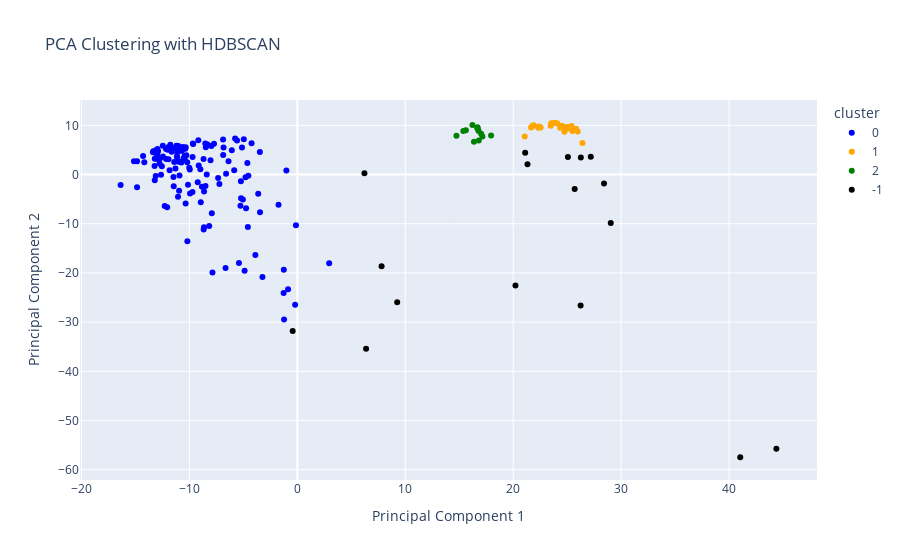

Notebook cell for this chart:
### Code cell
# Creating an interactive scatter plot with hover functionality
fig_h = px.scatter(
    hd_clust,
    x='PCA1',
    y='PCA2',
    color='cluster',
    color_discrete_map= {
    "-1": 'black',
    "0": 'blue',
    "1": 'orange',
    "2": 'green',
    "3": 'grey'},
    hover_data={'ms_code': True, 'ms_name': True, 'year': True, 'cluster': True,
    'PCA1': False, 'PCA2': False},
    title="PCA Clustering with HDBSCAN",
    labels={"PCA1": "Principal Component 1", "PCA2": "Principal Component 2"}
)

# Displaying the plot
fig_h.show()

fig_h.write_html("outputs/interactive_pca_plot with hdbscan test.html", auto_play=False)

### Figure 1 — Plotly figure (JSON) as saved in the notebook; plotly's stock layout.template omitted (floating-point values rounded to 4 significant figures; data arrays with more than 128 entries replaced by an {"elided": "..."} marker saying what was removed)
{"data": [{"customdata": {"elided": "136x4 mixed values"}, "hovertemplate": "cluster=%{customdata[3]}<br>ms_code=%{customdata[0]}<br>ms_name=%{customdata[1]}<br>year=%{customdata[2]}<extra></extra>", "legendgroup": "0", "marker": {"color": "blue", "symbol": "circle"}, "mode": "markers", "name": "0", "orientation": "v", "showlegend": true, "type": "scatter", "x": {"elided": "136 float values"}, "xaxis": "x", "y": {"elided": "136 float values"}, "yaxis": "y"}, {"customdata": [["ALB", "ALBANIA", 2024, "1"], ["BEL", "BELGIUM", 2024, "1"], ["BGR", "BULGARIA", 2024, "1"], ["CZE", "CZECH REPUBLIC", 2024, "1"], ["DEU", "GERMANY", 2024, "1"], ["DNK", "DENMARK", 2024, "1"], ["ESP", "SPAIN", 2024, "1"], ["EST", "ESTONIA", 2024, "1"], ["FIN", "FINLAND", 2024, "1"], ["GRC", "GREECE", 2024, "1"], ["HRV", "CROATIA", 2024, "1"], ["ISL", "ICELAND", 2024, "1"], ["ITA", "ITALY", 2024, "1"], ["KOR", "REPUBLIC OF KOREA", 2024, "1"], ["LTU", "LITHUANIA", 2024, "1"], ["LUX", "LUXEMBOURG", 2024, "1"], ["LVA", "LATVIA", 2024, "1"], ["MCO", "MONACO", 2024, "1"], ["MNE", "MONTENEGRO", 2024, "1"], ["NLD", "NETHERLANDS", 2024, "1"], ["NOR", "NORWAY", 2024, "1"], ["POL", "POLAND", 2024, "1"], ["PRT", "PORTUGAL", 2024, "1"], ["ROU", "ROMANIA", 2024, "1"], ["SVK", "SLOVAKIA", 2024, "1"], ["SVN", "SLOVENIA", 2024, "1"], ["SWE", "SWEDEN", 2024, "1"]], "hovertemplate": "cluster=%{customdata[3]}<br>ms_code=%{customdata[0]}<br>ms_name=%{customdata[1]}<br>year=%{customdata[2]}<extra></extra>", "legendgroup": "1", "marker": {"color": "orange", "symbol": "circle"}, "mode": "markers", "name": "1", "orientation": "v", "showlegend": true, "type": "scatter", "x": [25.1, 23.8, 24.49, 26.41, 25.83, 25.4, 22.4, 25.63, 22.54, 21.9, 25.48, 22.31, 24.74, 21.07, 25.98, 24.07, 25.39, 24.99, 23.6, 24.34, 21.77, 25.33, 23.52, 25.69, 24.86, 23.47, 21.65], "xaxis": "x", "y": [9.651, 10.53, 9.937, 6.435, 9.286, 9.851, 9.768, 9.237, 9.582, 10.05, 8.838, 9.515, 8.676, 7.744, 8.734, 10.42, 9.578, 9.291, 10.32, 9.518, 9.875, 9.368, 10.43, 9.043, 9.659, 9.908, 9.553], "yaxis": "y"}, {"customdata": [["AND", "ANDORRA", 2024, "2"], ["AUT", "AUSTRIA", 2024, "2"], ["BIH", "BOSNIA AND HERZEGOVINA", 2024, "2"], ["CHE", "SWITZERLAND", 2024, "2"], ["CYP", "CYPRUS", 2024, "2"], ["IRL", "IRELAND", 2024, "2"], ["JPN", "JAPAN", 2024, "2"], ["LIE", "LIECHTENSTEIN", 2024, "2"], ["MDA", "REPUBLIC OF MOLDOVA", 2024, "2"], ["MLT", "MALTA", 2024, "2"], ["NZL", "NEW ZEALAND", 2024, "2"], ["SMR", "SAN MARINO", 2024, "2"], ["TUR", "TURKEY", 2024, "2"]], "hovertemplate": "cluster=%{customdata[3]}<br>ms_code=%{customdata[0]}<br>ms_name=%{customdata[1]}<br>year=%{customdata[2]}<extra></extra>", "legendgroup": "2", "marker": {"color": "green", "symbol": "circle"}, "mode": "markers", "name": "2", "orientation": "v", "showlegend": true, "type": "scatter", "x": [16.71, 17.95, 17.15, 16.81, 15.62, 16.69, 16.36, 16.67, 17.03, 16.22, 15.38, 16.79, 14.74], "xaxis": "x", "y": [9.287, 7.927, 7.721, 6.919, 9.027, 9.614, 6.678, 9.469, 8.312, 10.06, 8.838, 8.847, 7.867], "yaxis": "y"}, {"customdata": [["AUS", "AUSTRALIA", 2024, "-1"], ["CAN", "CANADA", 2024, "-1"], ["DMA", "DOMINICA", 2024, "-1"], ["FRA", "FRANCE", 2024, "-1"], ["FSM", "MICRONESIA (FEDERATED STATES OF)", 2024, "-1"], ["GBR", "UNITED KINGDOM", 2024, "-1"], ["GEO", "GEORGIA", 2024, "-1"], ["HUN", "HUNGARY", 2024, "-1"], ["ISR", "ISRAEL", 2024, "-1"], ["LBR", "LIBERIA", 2024, "-1"], ["MHL", "MARSHALL ISLANDS", 2024, "-1"], ["MKD", "THE FORMER YUGOSLAV REPUBLIC OF MACEDONIA", 2024, "-1"], ["NRU", "NAURU", 2024, "-1"], ["PLW", "PALAU", 2024, "-1"], ["SRB", "SERBIA", 2024, "-1"], ["UKR", "UKRAINE", 2024, "-1"], ["USA", "UNITED STATES", 2024, "-1"]], "hovertemplate": "cluster=%{customdata[3]}<br>ms_code=%{customdata[0]}<br>ms_name=%{customdata[1]}<br>year=%{customdata[2]}<extra></extra>", "legendgroup": "-1", "marker": {"color": "black", "symbol": "circle"}, "mode": "markers", "name": "-1", "orientation": "v", "showlegend": true, "type": "scatter", "x": [25.69, 29.04, -0.4278, 26.26, 26.24, 28.41, 21.11, 27.19, 41.03, 9.252, 20.21, 21.32, 6.371, 7.806, 6.218, 25.07, 44.38], "xaxis": "x", "y": [-2.915, -9.832, -31.81, 3.461, -26.63, -1.822, 4.413, 3.611, -57.47, -25.95, -22.57, 2.088, -35.43, -18.66, 0.2844, 3.591, -55.77], "yaxis": "y"}], "layout": {"legend": {"title": {"text": "cluster"}, "tracegroupgap": 0}, "title": {"text": "PCA Clustering with HDBSCAN"}, "xaxis": {"anchor": "y", "domain": [0, 1], "title": {"text": "Principal Component 1"}}, "yaxis": {"anchor": "x", "domain": [0, 1], "title": {"text": "Principal Component 2"}}}}
